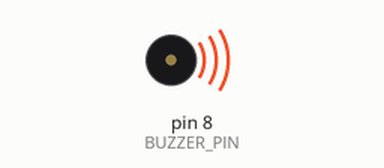
Bench run of a sketch on a simulated Arduino Mega 2560, built with avr-gcc and run on an emulated ATmega2560. Parts: buzzer (waves = sounding).

Above: at 0.2 s.
At 15.28 s:
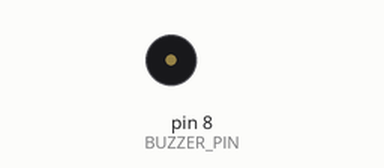
Timing chart, 0 to 16.3 s (numbered marks = the images above):
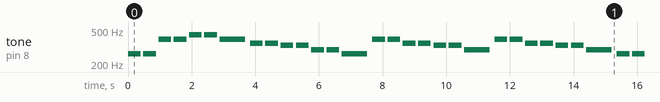

Measured:
- by itself, tone on pin 8 (BUZZER_PIN): plays 262 Hz for 0.40 s, 262 Hz for 0.40 s, 392 Hz for 0.40 s, 392 Hz for 0.40 s, 440 Hz for 0.40 s, 440 Hz for 0.40 s … (219 notes in this stretch)

The sketch:

buzzer_melody.ino
```cpp
/*
  פרויקט 03 — בוזר מלודיה: טווינקל טווינקל ליטל סטאר
  Project 03 — Buzzer Melody: Twinkle Twinkle Little Star

  חיבורים / Wiring:
  - בוזר פסיבי (+) ──── פין 8
  - בוזר פסיבי (−) ──── GND

  דרוש בוזר פסיבי! / Requires passive buzzer!

  ארדואינו MEGA2560 / Arduino MEGA2560
*/

// פין הבוזר / Buzzer pin
int BUZZER_PIN = 8;

// תדרי תווים (הרץ) / Note frequencies (Hz)
#define NOTE_C4  262
#define NOTE_D4  294
#define NOTE_E4  330
#define NOTE_F4  349
#define NOTE_G4  392
#define NOTE_A4  440

// מלודיה: טווינקל טווינקל ליטל סטאר / Twinkle Twinkle Little Star melody
int melody[] = {
  NOTE_C4, NOTE_C4, NOTE_G4, NOTE_G4,
  NOTE_A4, NOTE_A4, NOTE_G4,
  NOTE_F4, NOTE_F4, NOTE_E4, NOTE_E4,
  NOTE_D4, NOTE_D4, NOTE_C4,
  NOTE_G4, NOTE_G4, NOTE_F4, NOTE_F4,
  NOTE_E4, NOTE_E4, NOTE_D4,
  NOTE_G4, NOTE_G4, NOTE_F4, NOTE_F4,
  NOTE_E4, NOTE_E4, NOTE_D4,
  NOTE_C4, NOTE_C4, NOTE_G4, NOTE_G4,
  NOTE_A4, NOTE_A4, NOTE_G4,
  NOTE_F4, NOTE_F4, NOTE_E4, NOTE_E4,
  NOTE_D4, NOTE_D4, NOTE_C4
};

// משך כל תו במילי-שניות / Duration of each note in milliseconds
int noteDurations[] = {
  400, 400, 400, 400,
  400, 400, 800,
  400, 400, 400, 400,
  400, 400, 800,
  400, 400, 400, 400,
  400, 400, 800,
  400, 400, 400, 400,
  400, 400, 800,
  400, 400, 400, 400,
  400, 400, 800,
  400, 400, 400, 400,
  400, 400, 800
};

// מספר התווים במלודיה / Number of notes in melody
int totalNotes = sizeof(melody) / sizeof(melody[0]);

void setup() {
  // הגדר פין הבוזר כפלט / Set buzzer pin as output
  pinMode(BUZZER_PIN, OUTPUT);
}

void loop() {
  // נגן כל תו / Play each note
  for (int i = 0; i < totalNotes; i++) {
    // נגן את התו / Play the note
    tone(BUZZER_PIN, melody[i], noteDurations[i]);

    // המתן מעט יותר ממשך התו (הפרדה בין תווים) / Wait slightly longer than note duration
    delay(noteDurations[i] * 1.2);

    // עצור את הצליל / Stop the sound
    noTone(BUZZER_PIN);
  }

  // הפסקה בין חזרות / Pause between repeats
  delay(2000);
}
```
